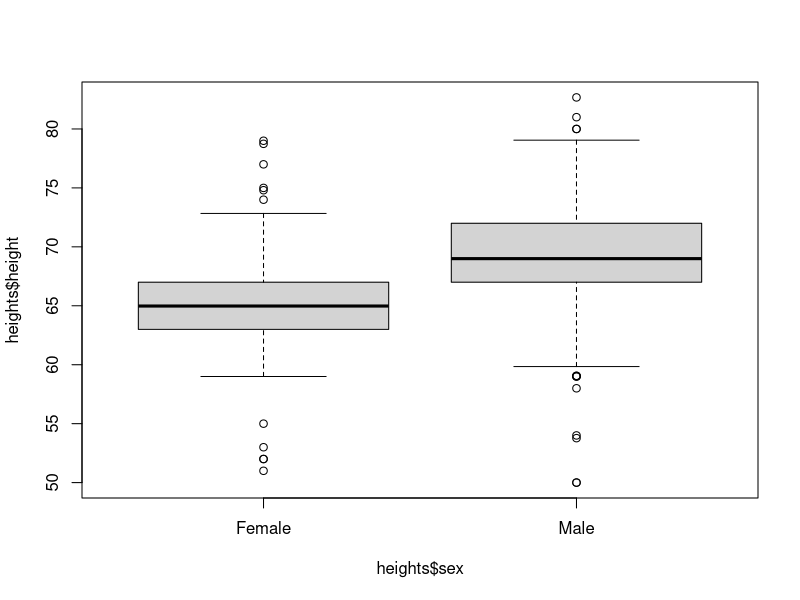
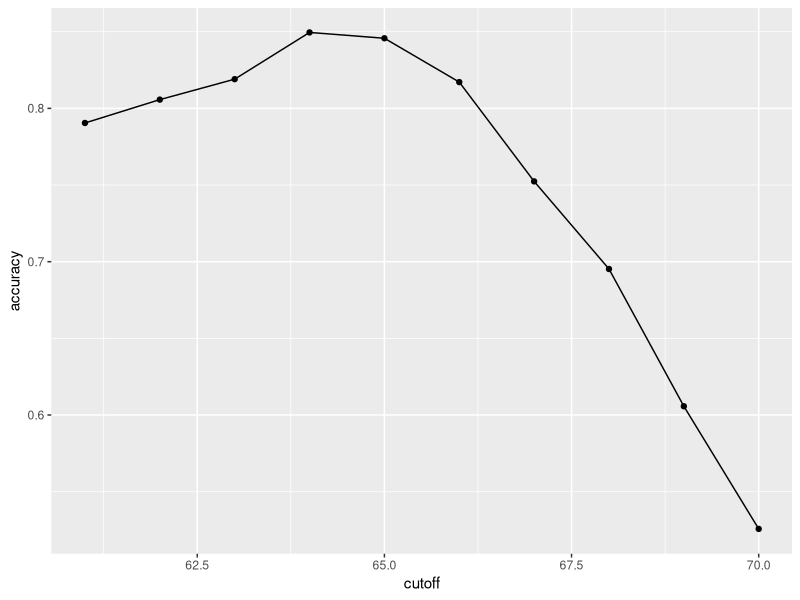

These charts were generated, in order, by the following R code:
## ---- chunk 1
knitr::opts_chunk$set(echo = TRUE)
img_path <- "img/"
## ---- chunk 2
library(tidyverse)
library(caret)
library(dslabs)
data(heights)
## ---- chunk 3
boxplot(heights$height~heights$sex)
## ---- chunk 4
y <- heights$sex
x <- heights$height
## ---- chunk 5
set.seed(2007)
test_index <- createDataPartition(y, times = 1, 
                                  p = 0.5, list = FALSE)
## ---- chunk 6
test_set <- heights[test_index, ]
train_set <- heights[-test_index, ]
## ---- chunk 7
y_hat <- sample(c("Male", "Female"), 
                length(test_index), replace = TRUE)
## ---- chunk 8
y_hat <- sample(c("Male", "Female"), 
                length(test_index), replace = TRUE) %>%
  factor(levels = levels(test_set$sex))
## ---- chunk 9
mean(y_hat == test_set$sex)
## ---- chunk 10
heights %>% group_by(sex) %>% 
  summarize(mean(height), sd(height))
## ---- chunk 11
y_hat <- ifelse(x > 62, "Male", "Female") %>% 
  factor(levels = levels(test_set$sex))
## ---- chunk 12
mean(y == y_hat)
## ---- chunk 13
cutoff <- seq(61, 70)
accuracy <- map_dbl(cutoff, function(x){
  y_hat <- ifelse(train_set$height > x, "Male", "Female") %>% 
    factor(levels = levels(test_set$sex))
  mean(y_hat == train_set$sex)
})
## ---- chunk 14
data.frame(cutoff, accuracy) %>% 
  ggplot(aes(cutoff, accuracy)) + 
  geom_point() + 
  geom_line() 
## ---- chunk 15
max(accuracy)
## ---- chunk 16
best_cutoff <- cutoff[which.max(accuracy)]
best_cutoff
## ---- chunk 17
y_hat <- ifelse(test_set$height > 
  best_cutoff,"Male","Female") %>% 
  factor(levels = levels(test_set$sex))
mean(y_hat == test_set$sex)
## ---- chunk 18
table(predicted = y_hat, actual = test_set$sex)
## ---- chunk 19
test_set %>% 
  mutate(y_hat = y_hat) %>%
  group_by(sex) %>% 
  summarize(accuracy = mean(y_hat == sex))
## ---- chunk 20
prev <- mean(y == "Male")
prev
## ---- chunk 21
mat <- matrix(c("True positives (TP)", "False negatives (FN)", 
                "False positives (FP)", "True negatives (TN)"), 2, 2)
colnames(mat) <- c("Actually Positive", "Actually Negative")
rownames(mat) <- c("Predicted positive", "Predicted negative")
tmp <- as.data.frame(mat)
if(knitr::is_html_output()){
  knitr::kable(tmp, "html") %>%
    kableExtra::kable_styling(bootstrap_options = "striped", full_width = FALSE)
} else{
  knitr::kable(tmp, "latex", booktabs = TRUE) %>%
    kableExtra::kable_styling(font_size = 8)
}
## ---- chunk 22
cm <- confusionMatrix(data = y_hat, 
                      reference = test_set$sex)
## ---- chunk 23
cm$overall["Accuracy"]
cm$byClass[c("Sensitivity","Specificity", "Prevalence")]
## ---- chunk 24
sessionInfo()
